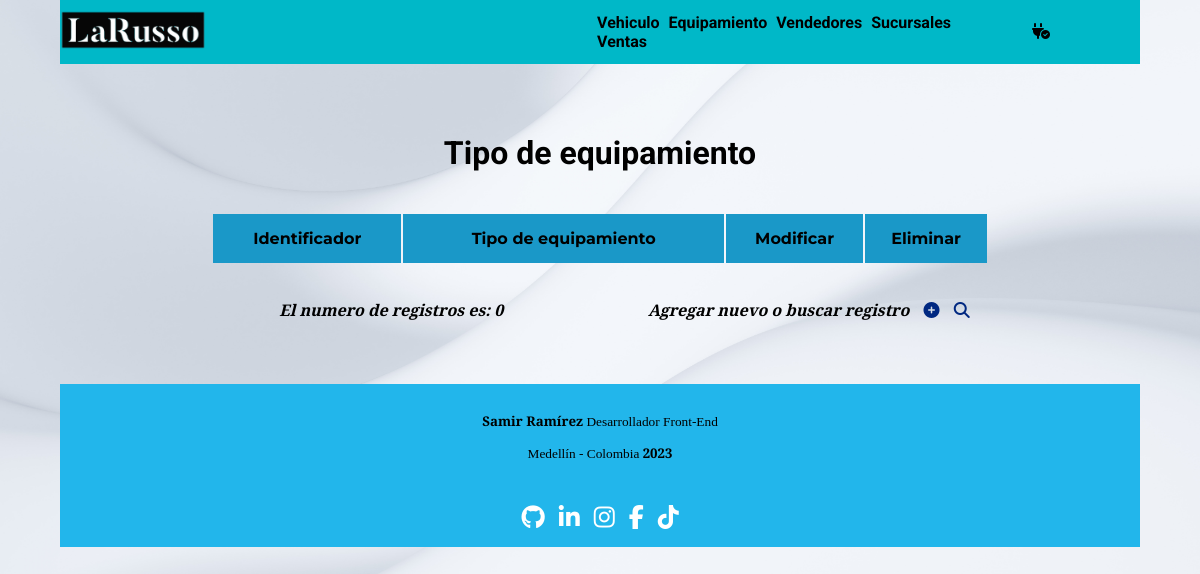
Before: /equipamiento/crear/tipo/view.php with the older database file.
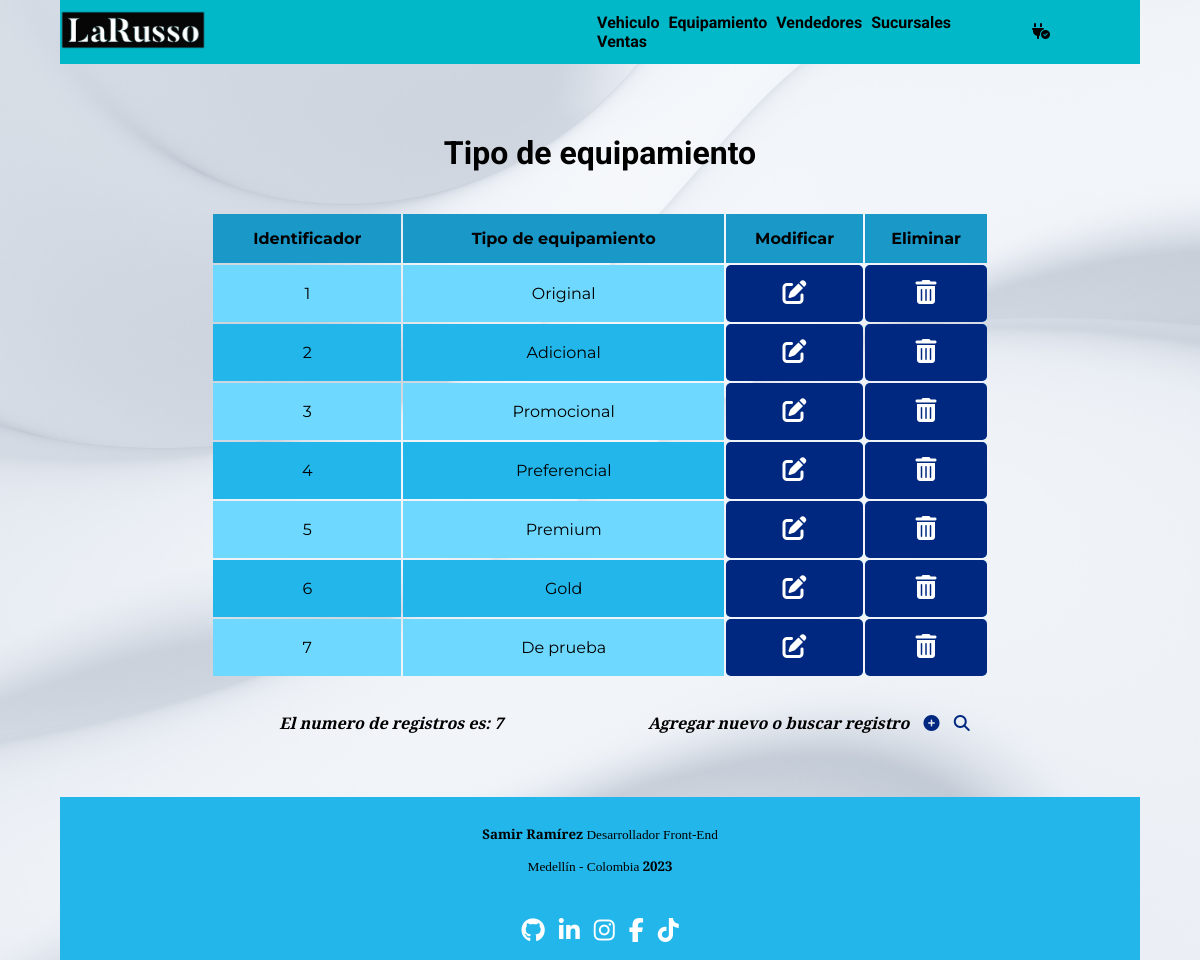
After: the same page with the newer database file.
### tables this page shows
CREATE TABLE `tipo_equipamiento` (
  `id_tipo_eq` int(8) NOT NULL,
  `nombre_tipo_eq` varchar(30) NOT NULL
);

### equipamiento/crear/tipo/fuction-view.php (the view)
<?php
    $consult= "SELECT * FROM tipo_equipamiento";
    if($result= mysqli_query($cnx, $consult)) {
        echo "<table class='list-tipo'>
        <tr class='row-table'>
            <th class='th-table'>Identificador</th>
            <th class='th-table'>Tipo de equipamiento</th>
            <th class='th-table'>Modificar</th>
            <th class='th-table'>Eliminar</th>
        </tr>";
        while($rows= mysqli_fetch_array($result)) {
            echo "<tr class='row-td-table'>
            <td class='td-table'>". $rows['id_tipo_eq'] ."</td>
            <td class='td-table'>". $rows['nombre_tipo_eq'] ."</td>
            <td class='td-table-btn'>
                <a class='td-btn-table' href='editar/index.php?ide=" .$rows['id_tipo_eq']. "'>
                    <i class='fa-solid fa-pen-to-square'></i>
                </a>
            </td>
            <td class='td-table-btn'>
                <a class='td-btn-table' href='eliminar/index.php?ide="  .$rows['id_tipo_eq']. '&name=' .$rows['nombre_tipo_eq']. "'>
                    <i class='fa-solid fa-trash-can'></i>
                </a>
            </td>
        </tr>";
        }
       echo "</table>";
       $controws= mysqli_num_rows($result);
       echo "<div class='cont-count-add'>
       <div class='count'>
           <h2 class='h2-count'>
               El numero de registros es: $controws
           </h2>
       </div>
       <div class='add'>
           <h2 class='h2-add'>
               Agregar nuevo o buscar registro
               <a href='crear/index.php' class='a-add'>
                   <i class='fa-solid fa-circle-plus'></i>
               </a>
               <a href='consultar/index.php' class= 'a-add'>
                    <i class='fa-solid fa-magnifying-glass'></i>
                </a>
           </h2>
       </div>
   </div>";
    }
?>

Changed rows visible on the page:
added tipo_equipamiento: id_tipo_eq "1", nombre_tipo_eq "Original"
added tipo_equipamiento: id_tipo_eq "2", nombre_tipo_eq "Adicional"
added tipo_equipamiento: id_tipo_eq "3", nombre_tipo_eq "Promocional"
added tipo_equipamiento: id_tipo_eq "4", nombre_tipo_eq "Preferencial"
added tipo_equipamiento: id_tipo_eq "5", nombre_tipo_eq "Premium"
added tipo_equipamiento: id_tipo_eq "6", nombre_tipo_eq "Gold"
added tipo_equipamiento: id_tipo_eq "7", nombre_tipo_eq "De prueba"
Other visible differences:
$controws: "0" → "7"
